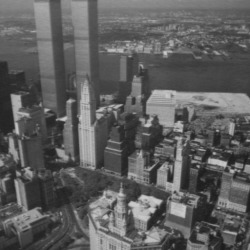
#> input picture assignment4/data/newyork/newyork_a.jpg, 250 x 250 px, found by its file name
$ python exer3b.py   (older library calls are emulated)
#> lines starting #> are read from the running program, lines starting #| are printed output that depends on the picture; after the words box and inside, x2 and y2 are one past the last pixel; in counts of white or black regions, pixels touching at a corner belong together
#> in imread_gray, I is the input picture: PIL image 250x250 L; min 24, max 205, mean 93.9
#> call 2 of imread_gray, with path = 'assignment4/data/newyork/newyork_b.jpg'
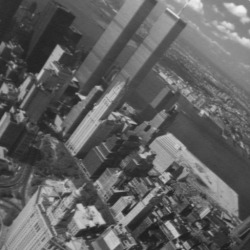
#> input picture assignment4/data/newyork/newyork_b.jpg, 250 x 250 px, found by its file name
#> in imread_gray, I is the input picture: PIL image 250x250 L; min 26, max 242, mean 96.9
### assignment4/UZ_utils.py
"""
Before the first run, you need to have all necessary Python packages installed. For
that we highly recommend firstly creating Virtual Environment, to have your
development environment seperated from other projects (https://docs.python.org/3/tutorial/venv.html).

In system terminal then run: "pip install numpy opencv-python matplotlib Pillow"
"""

import numpy as np
import cv2
from matplotlib import pyplot as plt
from PIL import Image


# [9 lines left out: function imread, not called in this run]


def imread_gray(path):
    """
    Reads an image in gray. Image type is transformed from uint8 to float, and
    range of values is reduced from [0, 255] to [0, 1].
    """
    I = Image.open(path).convert('L')  # PIL image opening and converting to gray.
    I = np.asarray(I)  # Converting to Numpy array.
    I = I.astype(np.float64) / 255
    return I


# [43 lines left out: functions imshow, signal_show, convolve, not called in this run]


# [25 lines that do not run on import are left out]

### assignment4/a4_utils.py
import numpy as np
import cv2
from matplotlib import pyplot as plt
from previous_functions import *


def gauss(sigma):
	x = np.arange(np.floor(-3 * sigma), np.ceil(3 * sigma + 1))
	k = np.exp(-(x ** 2) / (2 * sigma ** 2))
	k = k / np.sum(k)
	return np.expand_dims(k, 0)


def gaussdx(sigma):
	x = np.arange(np.floor(-3 * sigma), np.ceil(3 * sigma + 1))
	k = -x * np.exp(-(x ** 2) / (2 * sigma ** 2))
	k /= np.sum(np.abs(k))
	return -np.expand_dims(k, 0)

# [9 lines left out: function first_derivatives, not called in this run]


def second_derivatives(I,sigma):
    # Creation of the kernel
    d = gaussdx(sigma)

	# Blurring of the image
    g_ker = gauss(sigma)
    I_x = cv2.filter2D(I, -1, g_ker.reshape(1,-1))
    I_y = cv2.filter2D(I, -1, g_ker.reshape(-1,1))

    # Convolution
    Ix = cv2.filter2D(I_y, -1, d.reshape(1,-1))
    Iy = cv2.filter2D(I_x, -1, d.reshape(-1,1))

    I_xx = cv2.filter2D(Ix, -1, g_ker.reshape(1,-1))
    I_yx = cv2.filter2D(Iy, -1, g_ker.reshape(1,-1))
    I_xy = cv2.filter2D(Ix, -1, g_ker.reshape(-1,1))

    # Second Derivatives
    Ixx = cv2.filter2D(I_xy, -1, d.reshape(1,-1))
    Ixy = cv2.filter2D(I_xx, -1, d.reshape(-1,1))
    Iyy = cv2.filter2D(I_yx, -1, d.reshape(-1,1))

    return Ixx, Ixy, Iyy


def convolve(I: np.ndarray, *ks):
	"""
	Convolves input image I with all given kernels.

	:param I: Image, should be of type float64 and scaled from 0 to 1.
	:param ks: 2D Kernels
	:return: Image convolved with all kernels.
	"""
	for k in ks:
		k = np.flip(k)  # filter2D performs correlation, so flipping is necessary
		I = cv2.filter2D(I, cv2.CV_64F, k)
	return I


def simple_descriptors(I, Y, X, n_bins = 16, radius = 40, sigma = 2):
	"""
	Computes descriptors for locations given in X and Y.

	I: Image in grayscale.
	Y: list of Y coordinates of locations. (Y: index of row from top to bottom)
	X: list of X coordinates of locations. (X: index of column from left to right)

	Returns: tensor of shape (len(X), n_bins^2), so for each point a feature of length n_bins^2.
	"""

	assert np.max(I) <= 1, "Image needs to be in range [0, 1]"
	assert I.dtype == np.float64, "Image needs to be in np.float64"

	g = gauss(sigma)
	d = gaussdx(sigma)

	Ix = convolve(I, g.T, d)
	Iy = convolve(I, g, d.T)
	Ixx = convolve(Ix, g.T, d)
	Iyy = convolve(Iy, g, d.T)

	mag = np.sqrt(Ix ** 2 + Iy ** 2)
	mag = np.floor(mag * ((n_bins - 1) / np.max(mag)))

	feat = Ixx + Iyy
	feat += abs(np.min(feat))
	feat = np.floor(feat * ((n_bins - 1) / np.max(feat)))

	desc = []

	for y, x in zip(Y, X):
		miny = max(y - radius, 0)
		maxy = min(y + radius, I.shape[0])
		minx = max(x - radius, 0)
		maxx = min(x + radius, I.shape[1])
		r1 = mag[miny:maxy, minx:maxx].reshape(-1)
		r2 = feat[miny:maxy, minx:maxx].reshape(-1)

		a = np.zeros((n_bins, n_bins))
		for m, l in zip(r1, r2):
			a[int(m), int(l)] += 1

		a = a.reshape(-1)
		a /= np.sum(a)

		desc.append(a)

	return np.array(desc)


def display_matches(I1, pts1, I2, pts2):
	"""
	Displays matches between images.

	I1, I2: Image in grayscale.
	pts1, pts2: Nx2 arrays of coordinates of feature points for each image (first columnt is x, second is y coordinates)
	"""

	assert I1.shape[0] == I2.shape[0] and I1.shape[1] == I2.shape[1], "Images need to be of the same size."

	I = np.hstack((I1, I2))
	w = I1.shape[1]
	plt.imshow(I, cmap='gray')

	for p1, p2 in zip(pts1, pts2):
		x1 = p1[0]
		y1 = p1[1]
		x2 = p2[0]
		y2 = p2[1]
		plt.plot(x1, y1, 'bo', markersize=3)
		plt.plot(x2 + w, y2, 'bo', markersize=3)
		plt.plot([x1, x2 + w], [y1, y2], 'r', linewidth=.8)

	plt.show()

def hessian_points(I,sigma,threshold):
    # Blurring of the image
    g_ker = gauss(sigma)
    I = cv2.filter2D(I, -1, g_ker.reshape(1,-1))
    I = cv2.filter2D(I, -1, g_ker.reshape(-1,1))

    # The image must be in grayscale.
    # Then, I should compute the second derivatives
    Ixx, Ixy, Iyy = second_derivatives(I,sigma)

    # Then I compute the determinant
    det_H = Ixx * Iyy - Ixy**2
    det_H = np.where(det_H > threshold, det_H,0)

    h, w = det_H.shape
    nms = det_H.copy()

    for i in range(1, h - 1):
        for j in range(1, w - 1):
            if (
                det_H[i, j] > det_H[i - 1, j - 1]
                and det_H[i, j] > det_H[i - 1, j]
                and det_H[i, j] > det_H[i - 1, j + 1]
                and det_H[i, j] > det_H[i, j - 1]
                and det_H[i, j] > det_H[i, j + 1]
                and det_H[i, j] > det_H[i + 1, j - 1]
                and det_H[i, j] > det_H[i + 1, j]
                and det_H[i, j] > det_H[i + 1, j + 1]
            ):
                nms[i, j] = 1
            else:
                nms[i, j] = 0

    return nms

### assignment4/exer3b.py
import numpy as np
from matplotlib import pyplot as plt
from UZ_utils import *
from a4_utils import *
import random

def estimate_homography(points):

    # A matrix
    A = np.zeros((2 * len(points), 9))
    for i, (x1, y1, x2, y2) in enumerate(points):
        A[2 * i] = [x1, y1, 1, 0, 0, 0, -x2 * x1, -x2 * y1, -x2]
        A[2 * i + 1] = [0, 0, 0, x1, y1, 1, -y2 * x1, -y2 * y1, -y2]

    # U, S, VT
    U, S, VT = np.linalg.svd(A)

    # h vector
    h = VT[-1, :]

    # H matrix
    H = h.reshape((3, 3))
    H /= H[2, 2]

    return H

def find_correspondences(list1, list2):
    # Hellinger Distances
    L = np.zeros((list1.shape[0],2))

    for i in range(list1.shape[0]):
        min_distance = 10000
        index = (0,0)
        for j in range(list2.shape[0]):
            H = (np.sqrt(list1[i,:]) - np.sqrt(list2[j,:])) * (np.sqrt(list1[i,:]) - np.sqrt(list2[j,:]))
            H = np.sqrt((1/2) * np.sum(H))

            if H < min_distance:
                min_distance = H
                index = [i,j]

        L[i,0] = index[0]
        L[i,1] = index[1]

    return L

def find_matches(I1,I2):
    # Compute the points
    I_H1 = hessian_points(I1,6,0.0001)
#> after the loop in hessian_points, `for i in range(1, h - 1):`:
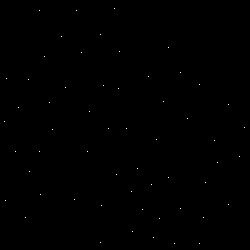
#> nms: shape (250, 250) float64; values 0 (black) and 1 (white), 0.09% white in thin lines or dots
    I_H2 = hessian_points(I2,6,0.0001)
#> call 2 of hessian_points, with sigma = 6, threshold = 0.0001
#> in hessian_points (call 2), `det_H = Ixx * Iyy - Ixy**2`:
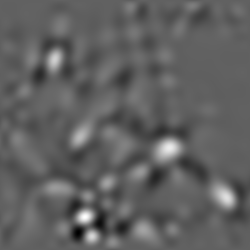
#> det_H: shape (250, 250) float64; min -0.00147, max 0.00239, mean -2.78e-06; drawn with min black and max white
#> after the loop in hessian_points (call 2), `for i in range(1, h - 1):`:
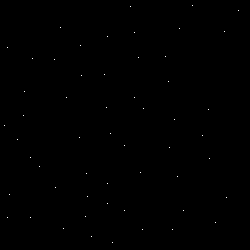
#> nms: shape (250, 250) float64; values 0 (black) and 1 (white), 0.09% white in thin lines or dots, all inside (x1, y1, x2, y2) = (4, 5, 239, 243)

    # Coordenates
    cy1, cx1 = np.where(I_H1 == 1)
#> cy1 = 57 values from 8 to 243; cx1 = 57 values, max 244 at index 24, min 4 at index 23, mean 118.2
    cy2, cx2 = np.where(I_H2 == 1)
#> cy2 = 55 values from 5 to 242; cx2 = 55 values, max 238 at index 2, min 4 at index 25, mean 112.2

    # Lists
    listI1 = simple_descriptors(I1,cy1,cx1)
#> in simple_descriptors, `mag = np.sqrt(Ix ** 2 + Iy ** 2)`:
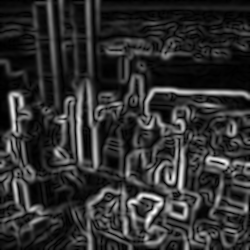
#> mag: shape (250, 250) float64; min 5.36e-18, max 0.265, mean 0.0501; drawn with min black and max white
#> in simple_descriptors, `feat += abs(np.min(feat))`:
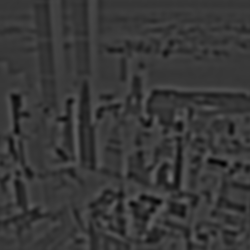
#> feat: shape (250, 250) float64; min 0, max 0.455, mean 0.222
#> the loop in simple_descriptors, `for y, x in zip(Y, X):` made 57 passes
#> (y, x, miny, maxy, minx, maxx) on passes 1 to 12: (8, 114, 0, 48, 74, 154), (10, 39, 0, 50, 0, 79), (10, 76, 0, 50, 36, 116), (34, 100, 0, 74, 60, 140), (36, 61, 0, 76, 21, 101), (47, 168, 7, 87, 128, 208), (51, 119, 11, 91, 79, 159), (52, 81, 12, 92, 41, 121), (56, 44, 16, 96, 4, 84), (72, 180, 32, 112, 140, 220), (76, 148, 36, 116, 108, 188), (78, 6, 38, 118, 0, 46)
#> after the loop in simple_descriptors, `for y, x in zip(Y, X):`: desc = 57 items
#> in simple_descriptors, `return np.array(desc)`:
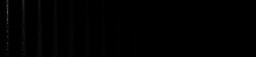
#> returned value: shape (57, 256) float64; min 0, max 0.359, mean 0.00391
    listI2 = simple_descriptors(I2,cy2,cx2)
#> the loop in simple_descriptors (call 2), `for y, x in zip(Y, X):` made 55 passes
#> (y, x, miny, maxy, minx, maxx) on passes 1 to 12: (5, 192, 0, 45, 152, 232), (6, 130, 0, 46, 90, 170), (10, 238, 0, 50, 198, 250), (27, 60, 0, 67, 20, 100), (28, 179, 0, 68, 139, 219), (31, 224, 0, 71, 184, 250), (32, 134, 0, 72, 94, 174), (36, 107, 0, 76, 67, 147), (45, 80, 5, 85, 40, 120), (47, 7, 7, 87, 0, 47), (56, 165, 16, 96, 125, 205), (57, 138, 17, 97, 98, 178)

    # Find matches
    L1 = find_correspondences(listI1, listI2)
#> after the loop in find_correspondences, `for i in range(list1.shape[0]):`: L = 57 pairs, first value 0 to 56, second value 4 to 52
#> L1 has the same summary as L in find_correspondences
    L2 = find_correspondences(listI2,listI1)
#> L2 = 55 pairs, first value 0 to 54, second value 0 to 54

    # Compare and take only same correspendences between both lists
    L = [] # List
    for a in range(L1.shape[0]):
        for b in range(L2.shape[0]):
            if (L1[a,0] == L2[b,1]) and (L1[a,1] == L2[b,0]):
                L.append([L1[a, 0], L1[a, 1]])
#> after the loop, L = 34 pairs, first value 0 to 54, second value 4 to 52

    L = np.array(L) # I change list to an array

    # Creation of array of points
    p1 = np.zeros((L.shape[0],2))
    p2 = np.zeros((L.shape[0],2))

    for i in range(L.shape[0]):
        id1, id2  = L[i,:]
        id1 = int(id1)
        id2 = int(id2)
        p1[i,0] = cx1[id1]
        p1[i,1] = cy1[id1]
        p2[i,0] = cx2[id2]
        p2[i,1] = cy2[id2]
#> this loop made 34 passes
#> (id1, id2) on passes 1 to 3: (0, 4), (1, 7), (3, 10)

    display_matches(I1, p1, I2, p2)
#> the loop in display_matches, `for p1, p2 in zip(pts1, pts2):` made 34 passes
#> (p1, p2) on passes 1 to 12: ([114, 8], [179, 28]), ([39, 10], [107, 36]), ([100, 34], [165, 56]), ([61, 36], [134, 32]), ([168, 47], [208, 109]), ([119, 51], [168, 81]), ([180, 72], [202, 135]), ([28, 79], [80, 45]), ([65, 87], [104, 74]), ([118, 88], [134, 97]), ([163, 101], [169, 147]), ([49, 102], [81, 75])

    return p1, p2

def ransac(data, k, threshold):
#> called with data = array of shape (34, 4), k = 1000, threshold = 3
    best_inliers = []
    best_homography = None

    for _ in range(k):
        # Randomly points
        indices = np.random.choice(len(data), 4)
        subset = data[indices]

        # Estimate the homography matrix
        H = estimate_homography(subset)

        # Determine inliers
        inliers = []
        for i in range(len(data)):
            point1 = np.array([data[i, 0], data[i, 1], 1])
            point2 = np.array([data[i, 2], data[i, 3], 1])
            projected_point = np.dot(H, point1)
            projected_point /= projected_point[2]

            error = np.linalg.norm(point2[:2] - projected_point[:2])
            if error < threshold:
                inliers.append(i)

        #  Check if percentage of inliers is good enough
        if len(inliers) / len(data) > 0.5:
            # If good enough, use the entire inlier
            inliers_data = data[inliers]
            new_H = estimate_homography(inliers_data)

            # If error of new homography is low, use
            warped = cv2.warpPerspective(I1, new_H, (I2.shape[1], I2.shape[0]))
            error_new = np.sum((warped - I2)**2)
            if best_homography is None or error_new < best_homography[0]:
                best_homography = (error_new, new_H)
                best_inliers = inliers

    return best_homography, best_inliers

# Read images
I1 = imread_gray('assignment4/data/newyork/newyork_a.jpg')
I2 = imread_gray('assignment4/data/newyork/newyork_b.jpg')

#I1 = imread_gray('assignment4/data/graf/graf_a_small.jpg')
#I2 = imread_gray('assignment4/data/graf/graf_b_small.jpg')

# Functions
p1, p2 = find_matches(I1, I2)

# Combine point correspondences
data = np.hstack((p1, p2))

# RANSAC
best_homography, inliers = ransac(data, k=1000, threshold=3.0)

# Use the inliers to estimate the final homography matrix
final_homography = estimate_homography(data[inliers])

# Apply the final homography to visualize the result
warped_final = cv2.warpPerspective(I1, final_homography, (I2.shape[1], I2.shape[0]))

# Display the result
plt.figure()
display_matches(I1, p1, I2, p2)
#> the loop in display_matches (call 2), `for p1, p2 in zip(pts1, pts2):` made 34 passes
plt.title("Initial Matches")


display_matches(I1, p1[inliers], I2, p2[inliers])
plt.title("RANSAC Inliers")

plt.imshow(warped_final, cmap='gray')
plt.title("Transformed Image (RANSAC)")
plt.show()
